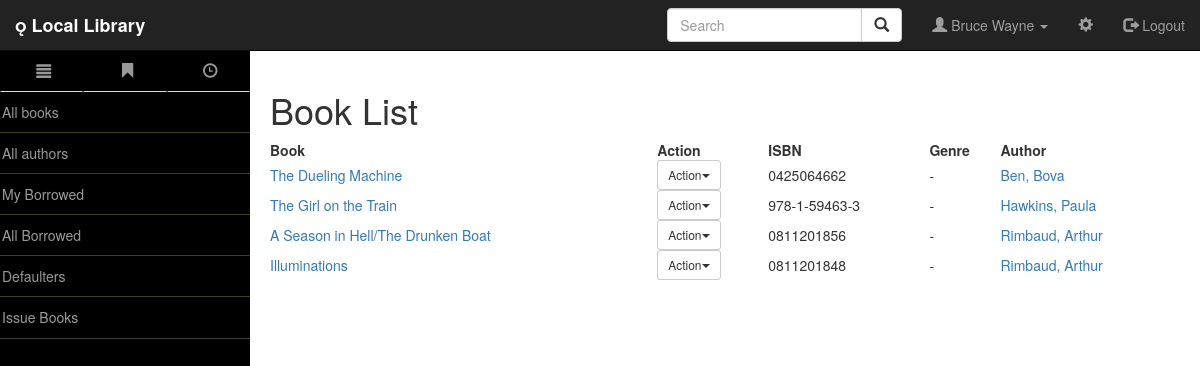
The app's page /catalog/book/ (signed in) with its own data.
### catalog/models.py (models this page shows, shortened)
class Book(models.Model):
    title = models.CharField(max_length=200)
    author = models.ForeignKey("Author",on_delete=models.SET_NULL,null=True)
    summary = models.TextField(max_length=1000,help_text="Enter the brief description of book")
    isbn = models.CharField('ISBN',max_length=13,help_text='13 Character <a href="https://www.isbn-international.org/content/what-isbn">ISBN number</a>')
    genere = models.ManyToManyField('Genere',help_text='Select a genere for book')
    language = models.ForeignKey('Language', on_delete=models.SET_NULL, null=True)
    class Meta:
        __module__= '__name__'
    def display_genere(self):
        """
        Creates a string for the Genre. This is required to display genre in Admin.
        """
        return ", ".join([genere.name for genere in self.genere.all()[:3]])
    display_genere.short_description = 'Genere'
    def get_absolute_url(self):
        return reverse('book-detail',args=[str(self.id)])

class Author(models.Model):
    first_name = models.CharField(max_length=100)
    last_name = models.CharField(max_length=100)
    date_of_birth = models.DateField(null=True, blank=True)
    date_of_death = models.DateField('Died', null=True, blank=True)
    def get_absolute_url(self):
        return reverse('author-detail', args=[str(self.id)])
    def __str__(self):
        return '%s, %s' % (self.last_name, self.first_name)

### catalog/views.py (the view)
class BooksListView(LoginRequiredMixin,generic.ListView):
    login_url = 'user_login'
    model = Book
    context_object_name = 'book_list'
    template_name = 'catalog/book_list.html'
    def get_queryset(self):
        return Book.objects.all()
    """
    def get_context_data(self,**kwargs):
        context = super(BookListView,self).get_context_data(**kwargs)
        cotext['some_data'] = "THis is just some data"


        return context
    """

### catalog/templates/catalog/book_list.html (shortened to what this page needs)
{% extends "base_generic.html" %}
{% block content %}
    <h1>Book List</h1>
    {% if book_list %}
        <table id="myTable" class="row-border diaplay" cellspacing="0" width="100%">
            <thead>
            <tr>
                <th>Book</th>
                <th>Action</th>
                <th>ISBN</th>
                <th>Genre</th>
                <th>Author</th>
            </tr>
            </thead>
            <tbody>
            {% for book in book_list %}
                <tr>
                    <td> <a href="{{ book.get_absolute_url }}">{{ book.title }}</a></td>
                    <td>
                          {% if user.is_staff %}
          <div class="dropdown">
    <button class="btn btn-default btn-sm dropdown-toggle" type="button" id="menu1" data-toggle="dropdown">Action<span class="caret"></span></button>
  </div>
      {% endif %}
                    </td>
                    <td> {{ book.isbn }} </td>
                    <td> {% if book.genere is None %} {{ book.genere }} {% else %} - {% endif %} </td>
                    <td> <a href ="{{ book.author.get_absolute_url }}">  {{book.author}} </a> </td>
                </tr>
            {% endfor %}
            </tbody>
        </table>
    {% else %}
      <p>There are no books in the library.</p>
    {% endif %}
{% endblock %}

### catalog/templates/base_generic.html (shortened to what this page needs)
<!DOCTYPE html>
<html lang="en">
<head>
    {% load static %}
    <link rel="stylesheet" href="https://maxcdn.bootstrapcdn.com/bootstrap/3.3.7/css/bootstrap.min.css">
    <link href="{% static 'css/bootstrap.min.css' %}" rel="stylesheet">
    <link href="{% static 'css/simple-sidebar.css' %}" rel="stylesheet">
    <link rel="stylesheet" type="text/css" href="//cdn.datatables.net/1.10.12/css/jquery.dataTables.min.css">
    <link rel="stylesheet" href="//cdnjs.cloudflare.com/ajax/libs/bootstrap-table/1.11.1/bootstrap-table.min.css">
</head>
<body style="padding-top: 50px;">
    <div id="wrapper" class='toggled'>
        <nav class="navbar navbar-inverse navbar-fixed-top">
            <div class="container-fluid">
                <div class="navbar-header">
                <b><a class="navbar-brand  glyphicon-book" href="{% url 'index' %}"> Local Library</a></b>
                </div>
                <ul class="nav navbar-nav navbar-right">
                    <form class="navbar-form navbar-left">
                        <div class="input-group">
                            <input type="text" id="query" class="form-control" placeholder="Search" list='search-items'>
                            <div class="input-group-btn">
                            <button class="btn btn-default" onclick="query_text()">
                                <i class="glyphicon glyphicon-search"></i>
                            </button>
                            </div>
                        </div>
                    </form>
                    {% if user.is_authenticated %}
                        <li>
                            <a class="dropdown-toggle" data-toggle="dropdown" href="#"><span class="glyphicon glyphicon-user"></span> {{ user.first_name }} {{ user.last_name }} <span class="caret"></span></a>
                        </li>
                    {% endif %}
                    <li><a href="#"><span class="glyphicon glyphicon-cog"></span></a></li>
                    <li><a href="{% url 'logout'%}"><span class="glyphicon glyphicon-log-out"></span> Logout</a></li>
                </ul>
            </div>
        </nav>
        <div id="sidebar-wrapper">
      {% block sidebar %}
      <ul class="sidebar-nav">
         <ul class="nav nav-tabs nav-justified">
            <li><a href="#" onclick="openCity('London')"><span class="glyphicon glyphicon-align-justify"></span></a></li>
            <li ><a href="#" onclick="openCity('Paris')"> <span class="glyphicon glyphicon-bookmark"></span></a></li>
            <li ><a href="#" onclick="openCity('Timeline')"> <span class="glyphicon glyphicon-time"></span></a></li>
        </ul>
        <div id="London" class="city">
                <li><a href="{% url 'book' %}">All books</a></li>
                <hr style="margin:0.05px; border-color:#3d3d29">
                <li><a href="{% url 'author' %}">All authors</a></li>
                <hr style="margin:0.05px; border-color:#3d3d29">
                {% if user.is_authenticated %}
                    <li><a href="{% url 'my-borrowed' %}">My Borrowed</a></li>
                    <hr style="margin:0.05px; border-color:#3d3d29">
                    {% if perms.catalog.can_mark_returned %}
                        <li><a href="{% url 'all-borrowed' %}">All Borrowed</a></li>
                        <hr style="margin:0.05px; border-color:#3d3d29">
                        <li><a href="{% url 'all-defaulters' %}">Defaulters</a></li>
                        <hr style="margin:0.05px; border-color:#3d3d29">
                        <li><a href="{% url 'all-defaulters' %}">Issue Books</a></li>
                        <hr style="margin:0.05px; border-color:#3d3d29">
                    {% endif %}
                {% else %}
                    <li><a href="{% url 'login'%}">Login</a></li>
                {% endif %}
          </div>
      </ul>
     {% endblock %}
        </div>
        <div id="page-content-wrapper">
            <div class="container-fluid">
                <div class="row">
                        {% block content %}{% endblock %}
                </div>
            </div>
        </div>
    </div>
</body>
</html>
  {% load static %}

### catalog/static/css/simple-sidebar.css (style rules this page uses)
body { padding-top: 70px; }
#wrapper { padding-left: 0; -webkit-transition: all 0.5s ease; -moz-transition: all 0.5s ease; -o-transition: all 0.5s ease; transition: all 0.5s ease; }
#wrapper.toggled { padding-left: 250px; }
#sidebar-wrapper { z-index: 1000; position: fixed; left: 250px; width: 0; height: 100%; margin-left: -250px; overflow-y: auto; background: #000; -webkit-transition: all 0.5s ease; -moz-transition: all 0.5s ease; -o-transition: all 0.5s ease; transition: all 0.5s ease; }
#wrapper.toggled #sidebar-wrapper { width: 250px; }
#page-content-wrapper { width: 100%; position: absolute; padding: 15px; }
#wrapper.toggled #page-content-wrapper { position: absolute; margin-right: -250px; }
.sidebar-nav { position: absolute; top: 0; width: 250px; margin: 0; padding: 0; list-style: none; align-content: center }
.sidebar-nav li { text-indent: 2px; line-height: 40px; }
.sidebar-nav li a { display: block; text-decoration: none; color: #999999; }
@media (min-width:768px) { #wrapper { padding-left: 0; } }
@media (min-width:768px) { #wrapper.toggled { padding-left: 250px; } }
@media (min-width:768px) { #sidebar-wrapper { width: 0; } }
@media (min-width:768px) { #wrapper.toggled #sidebar-wrapper { width: 250px; } }
@media (min-width:768px) { #page-content-wrapper { padding: 20px; position: relative; } }
@media (min-width:768px) { #wrapper.toggled #page-content-wrapper { position: relative; margin-right: 0; } }
.glyphicon { font-size: 15px; }

### records on screen
Book: title "The Dueling Machine", isbn "0425064662", author "Ben, Bova"
Book: title "The Girl on the Train", isbn "978-1-59463-3", author "Hawkins, Paula"
Book: title "A Season in Hell/The Drunken Boat", isbn "0811201856", author "Rimbaud, Arthur"
Book: title "Illuminations", isbn "0811201848", author "Rimbaud, Arthur"

### other values on screen
{{ user.first_name }} "Bruce"
{{ user.last_name }} "Wayne"
